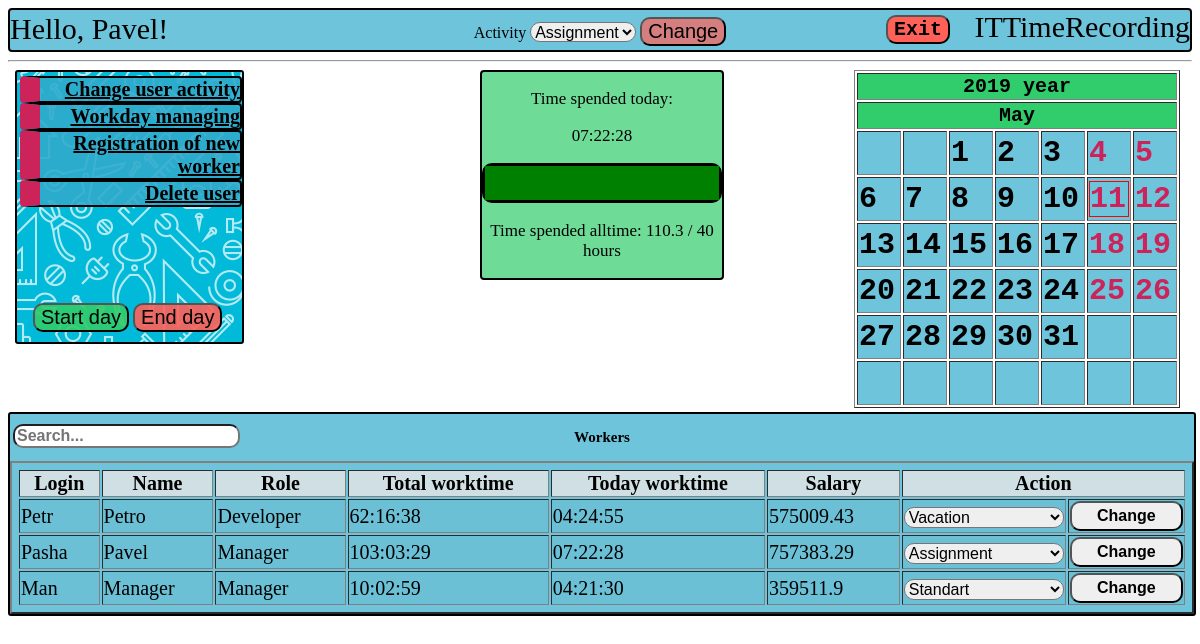
/manager/ChangeUserActivity (signed in), run on the app's committed database.
### rec/models.py (models this page shows, shortened)
class User(db.Model):
    __tablename__ = 'USER'
    login = db.Column('LOGIN', db.String(20), primary_key=True)
    password = db.Column('PASSWORD', db.String(20), nullable=False)
    salary = db.Column('SALARY', db.INTEGER)
    worktime = db.Column('WORKTIME', db.INTEGER)
    username = db.Column('USERNAME', db.String(50), nullable=False)
    role = db.Column('ROLE_NAME', db.String(15), nullable=False )

class Developer(User):
    def ohhh(self, date, activity):
        newDay = Workday(self.login, date, activity)
        db.session.add(newDay)
        db.session.commit()
        return newDay

class Workday(db.Model):
    __tablename__='WORKDAY'
    id = db.Column('ID', db.INTEGER, primary_key=True, autoincrement= True)
    time = db.Column('TIME', db.INTEGER)
    date = db.Column('DATE', db.INTEGER)
    activity = db.Column('ACTIVITY_NAME', db.String(15), db.ForeignKey('ACTIVITY.NAME'), nullable=False)
    user = db.Column('USER_LOGIN', db.String(20), db.ForeignKey('USER.LOGIN'), nullable=False)
    ended = db.Column('ENDED', db.INTEGER)

### rec/tools/Manager/views.py (the view)
@mod.route('/ChangeUserActivity', methods=['GET', 'POST'])
def ChangeUserActivity():
    if ('userlogin' in request.form and 'activity' in request.form):
        g.user.choose_dev_activity(request.form['userlogin'],request.form['activity'])
    everyone = User.query.all()
    workdays = Workday.query.filter_by(date=date.toordinal())
    workdict = {}
    for workday in workdays:
        workdict[workday.user] = workday
    return render_template("tools/Manager/ChangeUserActivity.html",
                           user=g.user,
                           menu=menu,
                           date=date,
                           cal=cal,
                           norms=session['normative'],
                           time=Workday.query.filter_by(id=session["workday_id"]).first().time + session['time'],
                           workers=everyone,
                           workdays=workdict)

### rec/templates/tools/Manager/ChangeUserActivity.html (shortened to what this page needs)
{% include "homepage.html" %}
<div class = "usertable">
<p>Workers</p>
<input type = 'text' id = 'search-text' onkeyup='tableSearch()' placeholder="Search...">
<table border="2px" id = 'info-table'>
<tr>
    <th>Login</th>
    <th>Name</th>
    <th>Role</th>
    <th>Total worktime</th>
    <th>Today worktime</th>
    <th>Salary</th>
    <th colspan="2">Action</th>
</tr>
{% for worker in workers %}
<tr>
    <td>{{ worker.login }}</td>
    <td>{{ worker.username }}</td>
    <td>{{ worker.role }}</td>
    {% if worker.login in workdays %}
        {% set workertime = workdays[worker.login].time %}
        {% set ended = workdays[worker.login].ended %}
    <td {% if ended == 0 %}class = 'timer'{% endif %}>{{ '%02d'|format((worker.worktime/3600)|int) }}:{{ '%02d'|format((worker.worktime%3600)/60|int) }}:{{ '%02d'|format((worker.worktime%60)|int) }}</td>
    <td {% if ended == 0 %}class = 'timer'{% endif %}>{{'%02d'|format((workertime/3600)|int) }}:{{ '%02d'|format((workertime%3600)/60|int) }}:{{ '%02d'|format((workertime%60)|int)}}</td>
    {% else %}
        <td>00:00:00</td>
    {% endif %}
    <td>{{ worker.salary | round(2)}}</td>
        <form method="post" action="{{ url_for('Manager.ChangeUserActivity') }}">
            <td>
                {% set activity = 'Standart' %}
                {% if worker.login in workdays %}
                    {% set activity = workdays[worker.login].activity %}
                {% endif %}
                <select name="activity" id="activity">
                    <option value="Standart" {% if activity == 'Standart' %} selected="selected" {% endif %}>Standart</option>
                    <option value="Vacation" {% if activity == 'Vacation' %} selected="selected" {% endif %}>Vacation</option>
                    <option value="Assignment" {% if activity == 'Assignment' %} selected="selected" {% endif %}>Assignment</option>
                </select></td>
            <td><input type="submit" value="Change">
            </td>
        </form>
</tr>
{% endfor %}
</table>
</div>

### rec/templates/homepage.html (shortened to what this page needs)
<!DOCTYPE html>
{% extends "base.html" %}
{% block body %}
    <body link="black">
    <div class="hello">Hello, {{ user.username }}!</div>
    <div class="back"></div>
    <div class="menu">
    <ul>
    {% set role = user.role %}
    {% for item in menu %}
        <li>
            {% set url = role+"."+item[1] %}
            <a href = {{ url_for(url)}}>{{ item[0] }}</a>
        </li>
    {% endfor %}
    </ul>
    </div>
    <div class="progress_bar">
        <p> Time spended today: </p>
        {% set ended = workdays[user.login].ended %}
        <p {% if ended == 0 %}class="timer"{% endif %}>{{ '%02d'|format((time/3600)|int) }}:{{ '%02d'|format((time%3600)/60|int) }}:{{ '%02d'|format((time%60)|int) }} </p>
        <progress max = {{ norms }} value = {{ (user.worktime/3660 + time/3660)|round(2) }}></progress>
        <p> Time spended alltime: {{ (user.worktime/3600 + time/3660)|round(1)}} / {{ norms | round }} hours</p>
    </div>
    <div class = 'dayman'>
        <form method="post">
        <table>
            <tr>
                <td>
                   <input class="startday" type="submit" value="Start day" formaction={{ url_for("rec.begin_day") }}>
                </td>
                <td>
                    <input class="endday" type="submit" value="End day" formaction={{ url_for("rec.end_day") }}>
                </td>
            </tr>
        </table>
        </form>
    </div>
    {% include "calendar.html" %}
    <div class="activity">
        <form method="post">
            <label for="activity"> Activity </label>
            {% set activity = 'Standart' %}
                {% if user.login in workdays %}
                    {% set activity = workdays[user.login].activity %}
                {% endif %}
                <select name="activity" id="activity">
                    <option value="Assignment" {% if activity == 'Assignment' %} selected="selected" {% endif %}>Assignment</option>
                </select>
            <input type="submit" name="activity" value="Change" formaction='{{ url_for('rec.activity') }}'>
        </form>
    </div>
    <form method="post">
    <input class="exit" type="submit" name="exit" value="Exit" formaction='{{ url_for('rec.exit') }}'>
    </form>
</body>
{% endblock %}

### rec/templates/calendar.html (shortened to what this page needs)
<link rel="stylesheet" href="/static/css/main.css" />
<div class = "calendar">
<form method="post">
{% set months_names = {
        1: 'January', 2: 'February', 3: 'March', 4: 'April',
        5: 'May', 6: 'June', 7: 'July', 8: 'August',
        9: 'September', 10: 'October', 11: 'November', 12: 'December'
    } %}
    <table border="1">
        <tr>
            <th colspan="7">{{ date.year }} year</th>
        </tr>
        <tr>
            <th colspan="7">{{ months_names[date.month] }} </th>
        </tr>
        {% for week in cal %}
            <tr>
                {% for day in week %}
                    <td>
                    {% if  day.date == date.day %}
                        <div class="today">
                    {% endif %}
                    {% if day.form == "Vacancy" %}
                        <div class="vacancy">
                            <div class="date">{{ day.date }}</div>
                        </div>
                    {% endif %}
                    {% if day.form == "Work" %}
                        <div class="workday">
                            <div class="date">{{ day.date }}</div>
                        </div>
                    {% endif %}
                    {% if  day.date == date.day %}
                        </div>
                    {% endif %}
                    </td>
                {% endfor %}
            </tr>
        {% endfor %}
    </table>
</form>
</div>

### rec/static/css/main.css (style rules this page uses)
body { background-color: #57FFC6; background: url("work.jpg"); background-size: 900px 900px; font-family: Georgia, 'Times New Roman', Times, serif; }
.dayman { position:absolute; top: 300px; left: 30px; z-index: 1; }
.startday { background-color: rgba(49, 204, 107, 0.9); }
.endday { background-color: rgba(255, 97, 89, 0.9); }
.usertable { width: 100%; background-color: rgba(49, 171, 204, 0.7); margin-top: 310px; border-radius: 3px; border: black solid 2px; overflow-x: auto; display: block; position: relative; top: 40px; }
.usertable table { width: 100%; font-size: 20px; padding: 5px; }
input { border-radius: 10px; }
.usertable th { background-color: rgba(229,229,229,0.81); font-size: 20px; }
.usertable td { background-color: rgba(107, 191, 214, 0.81); font-size: 20px; }
.usertable input[type="submit"] { font-weight: bolder; width: 100%; height: 30px; font-size: 16px; }
.usertable input[type="text"] { font-weight: bolder; position: absolute; top: 10px; left: 3px; font-size: 16px; }
.usertable select { width: 100%; height: 100%; font-size: 16px; border-radius: 10px; }
.usertable p { text-align: center; font-size: 15px; font-weight: bolder; }
.back { background: url("tools.jpg"); position: absolute; top: 70px; left: 15px; width: 225px; height: 270px; border-radius: 3px; border: black solid 2px; }
.activity { text-align: center; padding: 2px; position:absolute; top: 15px; right: 35%; left: 35%; }
.activity input { background-color: rgba(255, 97, 89, 0.7); border-radius: 10px; }
.activity select { margin: 0px; padding: 0px; height: 20px; font-size: 16px; border-radius: 10px; }
.autorization td, input { font-size: 20px; }
.progress_bar { width: 20%; position:absolute; top: 70px; left: 40%; right: 40%; background-color: rgba(49, 204, 107, 0.7); border: black solid 2px; border-radius: 4px; }
.progress_bar progress { color: #31ABCC; width: 100%; height: 40px; border: black solid 3px; border-radius: 10px; }
.progress_bar p { color: black; text-align: center; font-size: 17px; }
.menu { position: absolute; top:60px; left: 10px; }
.menu ul { list-style-type: none; padding-left: 10px; color: black; }
.menu li { font-size: 20px; width: 200px; background-color: rgba(49, 171, 204, 0.9); text-align: right; border: black solid 2px; border-radius: 4px; border-left: #CC235A solid 20px; font-weight: bolder; }
.calendar { position: absolute; top: 70px; right: 20px; }
.calendar .vacancy { color: #CC235A; }
.calendar td { background-color: rgba(49, 171, 204, 0.7); font-size: 30px; width: 40px; height: 40px; font-family: monospace; font-weight: bold; }
.calendar th { background-color: #31CC6B; font-size: 20px; font-family: monospace; font-weight: bold; }
.calendar .today { border: solid 1px red; }
.exit { background-color: #ff6159; font-size: 20px; font-family: monospace; font-weight: bold; text-align: center; position: absolute; top: 15px; right: 250px; }
.hello { position: absolute; top: 12px; left: 10px; font-size: 30px; }

### data on the page
Developer: username "Pavel", (user.worktime/3600+time/3660)|round(1) "110.3", date "1", date "2", date "3", date "4", date "5", date "6", date "7", date "8", date "9", date "10", date "11", date "12", date "13", date "14", date "15", date "16", date "17", date "18", date "19", date "20", date "21", date "22", date "23", date "24", date "25", date "26", date "27", date "28", date "29", date "30", date "31", login "Pasha", role "Manager", (worker.worktime/3600)|int "103", (worker.worktime%3600)/60|int "03", (worker.worktime%60)|int "29", salary "757383.29"
Workday: activity "Assignment", (workertime/3600)|int "07", (workertime%3600)/60|int "22", (workertime%60)|int "28"
Developer: login "Petr", username "Petro", role "Developer", (worker.worktime/3600)|int "62", (worker.worktime%3600)/60|int "16", (worker.worktime%60)|int "38", salary "575009.43"
Workday: (workertime/3600)|int "04", (workertime%3600)/60|int "24", (workertime%60)|int "55"
Developer: login "Man", username "Manager", role "Manager", (worker.worktime/3600)|int "10", (worker.worktime%3600)/60|int "02", (worker.worktime%60)|int "59", salary "359511.9"
Workday: (workertime/3600)|int "04", (workertime%3600)/60|int "21", (workertime%60)|int "30"

### other printed values
{{ item[0] }} "Change user activity" "Workday managing" "Registration of new worker" "Delete user"
{{ '%02d'|format((time/3600)|int) }} "07"
{{ '%02d'|format((time%3600)/60|int) }} "22"
{{ '%02d'|format((time%60)|int) }} "28"
{{ norms | round }} "40"
{{ date.year }} "2019"
{{ months_names[date.month] }} "May"
